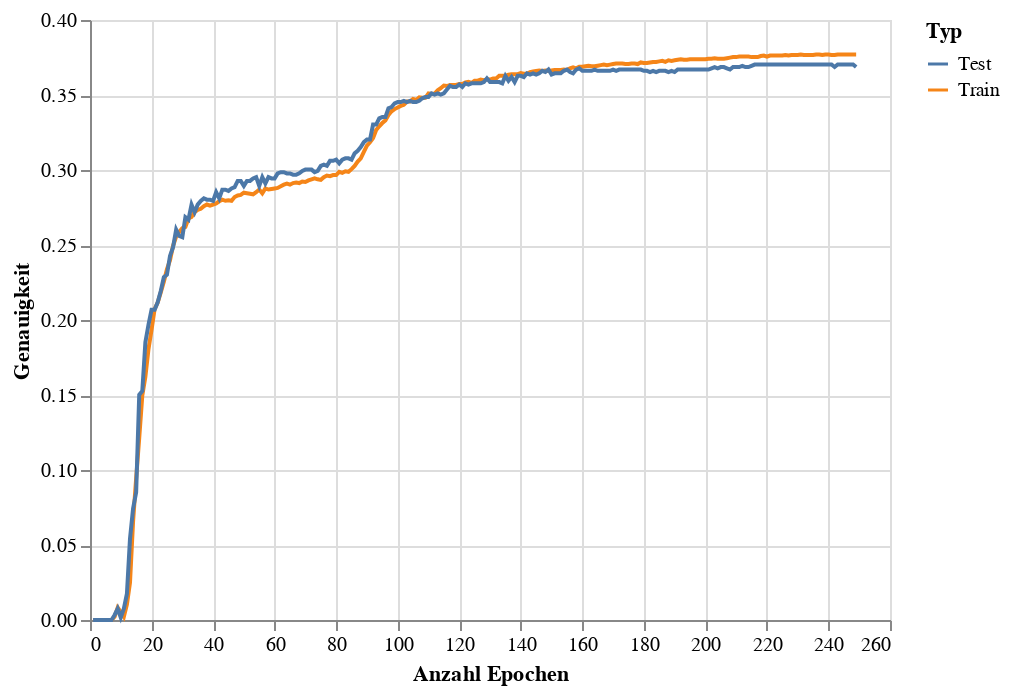

Notebook code cell kept with this figure:
### Code cell
train_eval_accuracy_chart = alt.Chart(accuracy_df).mark_line().encode(
    x = alt.X('Epoch',title='Anzahl Epochen'),
    y = alt.Y('Accuracy',title='Genauigkeit'),
    color = alt.Color('Type',title='Typ')
)
train_eval_accuracy_chart

### Figure 1 — Vega-Lite specification as saved in the notebook (floating-point values rounded to 4 significant figures; data arrays with more than 128 entries replaced by an {"elided": "..."} marker saying what was removed)
{"config": {"view": {"continuousWidth": 400, "continuousHeight": 300}}, "data": {"name": "data-017a1cbea8c8b927fb9a0439fcfdbdf6"}, "mark": "line", "encoding": {"color": {"field": "Type", "title": "Typ", "type": "nominal"}, "x": {"field": "Epoch", "title": "Anzahl Epochen", "type": "quantitative"}, "y": {"field": "Accuracy", "title": "Genauigkeit", "type": "quantitative"}}, "$schema": "https://vega.github.io/schema/vega-lite/v4.17.0.json", "datasets": {"data-017a1cbea8c8b927fb9a0439fcfdbdf6": {"elided": "498 records"}}}
